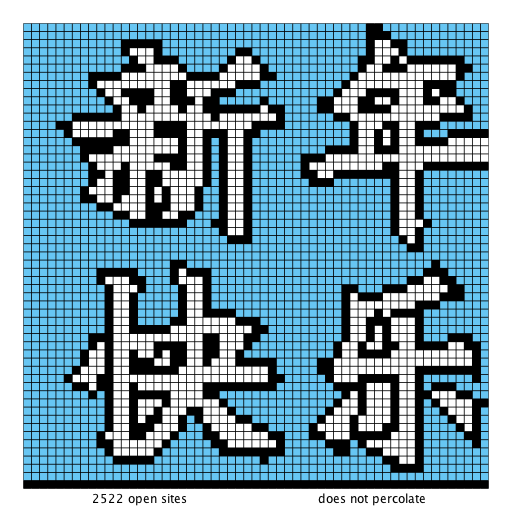
#> input picture O-que-Fiz-Na-Faculdade/MAC2/EPs - MAC 2/EP7/percolation_testes/greeting57.png, 512 x 512 px
$ python upsidedown.py
#> lines starting #> are read from the running program, lines starting #| are printed output that depends on the picture
#----------------------------------------------------------------
#   Execução: python3 upsidedown.py imagem.[jpg|...]
#
#   Lê de um arquivo uma imagem e a exibe a imagem de ponta-cabeça
#----------------------------------------------------------------

from PIL import Image
import numpy as np

def main():
    nome_arq = input("Digite o nome do arquivo com a imagem: ")
#> the answer given: ../../EPs - MAC 2/EP7/percolation_testes/greeting57.png
    im = Image.open(nome_arq)
#> im is the input picture: PIL image 512x512 RGBA; mean R, G, B, A 121.2, 155.5, 171.8, 255

    # exiba imagem
    print(im.format, im.size, im.mode)
#| PNG (512, 512) RGBA
    im.show()

    # transform2 a imagem em ndarray
    pix    = np.array(im)

    # reflita o array segundo o eixo horizontal
    pix_ud = np.flipud(im)
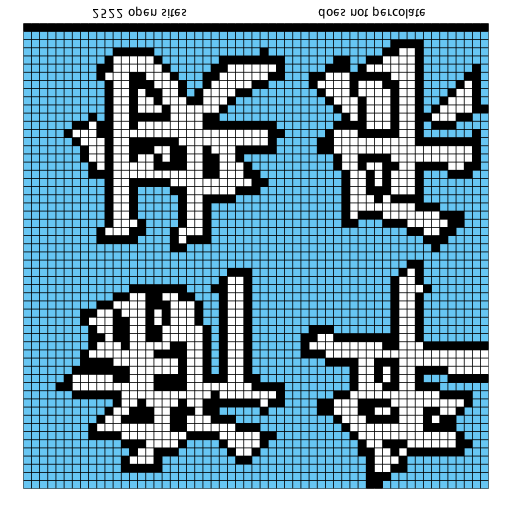
#> pix_ud: shape (512, 512, 4); mean R, G, B, A 121.2, 155.5, 171.8, 255

    # crie uma nova imagem a partir do array
    im_ud = Image.fromarray(pix_ud)

    # exiba a nova imagem
    im_ud.show()

#--------------------------------------------------------
if __name__ == "__main__":
    main()

$ run again, on O-que-Fiz-Na-Faculdade/MAC2/EPs - MAC 2/EP7/percolation_testes/input10-no.png
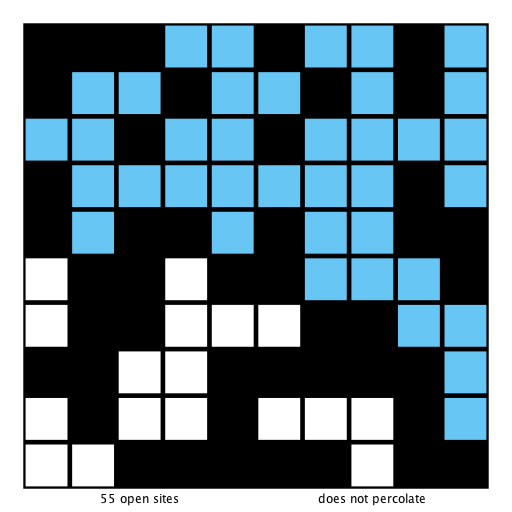
#> input picture O-que-Fiz-Na-Faculdade/MAC2/EPs - MAC 2/EP7/percolation_testes/input10-no.png, 512 x 512 px
#> in main, im is the input picture: PIL image 512x512 RGBA; mean R, G, B, A 99, 123.2, 134.6, 255
#| PNG (512, 512) RGBA
#> in main, `pix_ud = np.flipud(im)`:
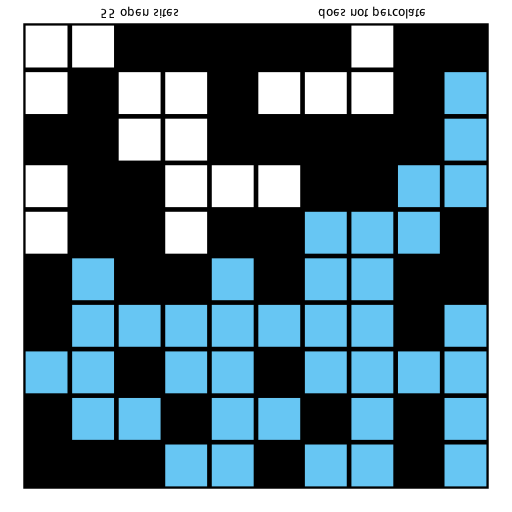
#> pix_ud: shape (512, 512, 4); mean R, G, B, A 99, 123.2, 134.6, 255
